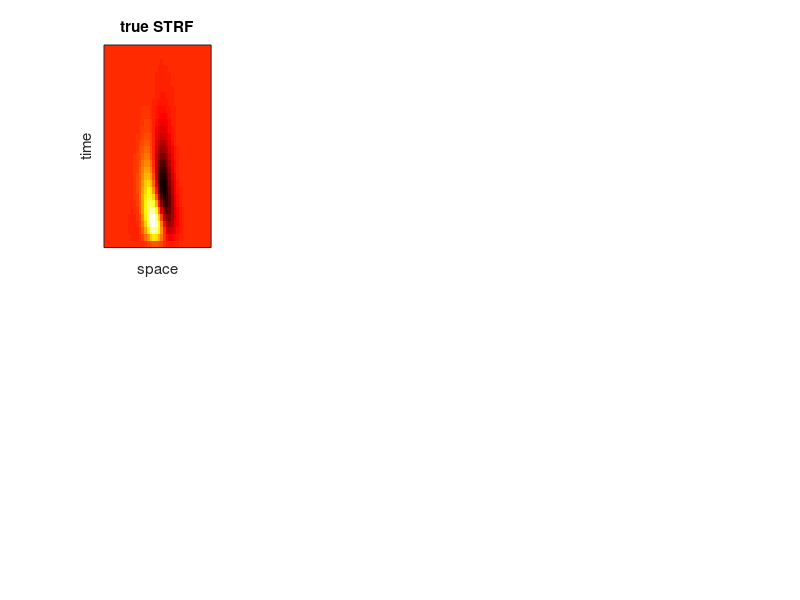

The MATLAB source for this figure: (Note: this script raises an error after producing the figure.)
%% script for running rank 2 simulated example

%% generate example filters

%%%%%%% set filter sizes, bin width, etc. %%%%%%%%%%%%%%%%%%%%

dtStim = 1/60;  % Bin size for stimulus. 
dtSp = 1/60;  % Bin size for simulating model & computing likelihood (must evenly divide dtStim);

tmax = 30*dtSp; % maximum extent in time
nkt = tmax(1)/dtStim; % number of spatial elements
nkx = 40;  % number of spatial elements

tt = -tmax(1):dtSp:-dtSp;

%%%%%%%%% make temporal filter %%%%%%%%%%%%%%%%%%%%
 
% Temporal filter 1
kt1 = gampdf(-tt,4,.025)'; kt1 = kt1/norm(kt1); % 1st temporal filter
kt2 = gampdf(-tt,6,.03)'; kt2 = -kt2./norm(kt2); % 2nd temporal filter

kt1 = kt1./norm(kt1);
kt2 = kt2./norm(kt2);

kt = [kt1 kt2]; % concatenate RF into matrix

% set offset
dc = 0; 

% concatenate RF into matrix
kt = [kt1 kt2];

%%%%%%%%% make spatial filter %%%%%%%%%%%%%%%%%%%%

xx = linspace(-2,2,nkx)';
% Gabor RFs
kx1 = cos(2*pi*xx/2 + pi/5).*exp(-1/(2*0.35^2)*xx.^2);
kx2 = sin(2*pi*xx/2 + pi/5).*exp(-1/(2*0.35^2)*xx.^2);
kx1 = kx1./norm(kx1);
kx2 = kx2./norm(kx2);
% concatenate
kx = [kx1 kx2];

% plot rank-2 STRF example
k = kt*kx';

% orthogonalise filters
[uu,ss,vv] = svd(k);
ktOrth = uu(:,1:2)*sqrt(ss(1:2,1:2));
kxOrth = vv(:,1:2)*sqrt(ss(1:2,1:2));
%%
clims = [min((k(:))) max(abs(k(:)))];
figure;
subplot(2,4,1);imagesc(k,clims);colormap(hot);title('true STRF');
xlabel('space');ylabel('time'); set(gca, 'XTick', [],'YTick', []);
%% generate data
N = 5000; % sample size
signse = 1; % noise stdev 
Sigma = toeplitz(exp(-(0:nkx-1)/(nkx/6))); % correlated (AR1) stim covariance

mu = zeros(nkx,1); % stimulus mean
Stim = mvnrnd(mu,Sigma,N); % generate white noise stimulus
filterResp = sameconv(Stim,k) + dc;
Y = (filterResp) + signse*randn(N,1);
%% compute STA
rnk = 2; % rank 2
kSTA = simpleRevcorr(Stim,Y,nkt);
kSTA = kSTA./norm(kSTA); % normalize
[uu,ss,vv] = svd(kSTA);
ktEstOrthSTA = uu(:,1:rnk)*sqrt(ss(1:rnk,1:rnk));
kxEstOrthSTA = vv(:,1:rnk)*sqrt(ss(1:rnk,1:rnk));
subplot(2,4,2);imagesc(kSTA,clims);colormap(hot);title('STA');
set(gca, 'XTick', [],'YTick', []);

%% compute MAP estimates
optsMAP.stimcov = 'full';
optsMAP.maxiter = 100;
optsMAP.verbose = 1;
sigSq0 = 1;
%% run Ridge Regression
rho0 = 1;
priorTime = 'Ridge';
priorSpace = 'Ridge';
mRR = initialise_simpleEvienceOpt(Stim,Y,nkt,nkx,priorTime,priorSpace,rho0,[],[],sigSq0,optsMAP);
mRR = simpleEvidenceOpt(mRR);
kRR = reshape(mRR.kMAP,nkt,nkx);
subplot(2,4,3);imagesc(kRR,clims);title('RR');set(gca, 'XTick', [],'YTick', []);

%% run ASD in space, ASD in time
rho0 = 1;
hprs0Space = 1; 
hprs0Time = 1;
priorTime = 'ASD';
priorSpace = 'ASD';
mASD = initialise_simpleEvienceOpt(Stim,Y,nkt,nkx,priorTime,priorSpace,rho0,hprs0Time,hprs0Space,sigSq0,optsMAP);
mASD = simpleEvidenceOpt(mASD);
kASD = reshape(mASD.kMAP,nkt,nkx);
subplot(2,4,4);imagesc(kASD,clims);title('AS-SD');set(gca, 'XTick', [],'YTick', []);

%% run ALD in space, ALD in time
rho0 = 1;
hprs0Space = [1;20;1;0]; 
hprs0Time = [1;25;1;0];
priorTime = 'ALD';
priorSpace = 'ALD';
mALD = initialise_simpleEvienceOpt(Stim,Y,nkt,nkx,priorTime,priorSpace,rho0,hprs0Time,hprs0Space,sigSq0,optsMAP);
mALD = simpleEvidenceOpt(mALD);
kALD = reshape(mALD.kMAP,nkt,nkx);
subplot(2,4,6);imagesc(kALD,clims);title('AL-LD');set(gca, 'XTick', [],'YTick', []);
%% run ALD in space, ASD in time
rho0 = 1;
hprs0Space = [1;20;1;0]; 
hprs0Time = 1;
priorTime = 'ASD';
priorSpace = 'ALD';
mASALD = initialise_simpleEvienceOpt(Stim,Y,nkt,nkx,priorTime,priorSpace,rho0,hprs0Time,hprs0Space,sigSq0,optsMAP);
mASALD = simpleEvidenceOpt(mASALD);
kASALD = reshape(mASALD.kMAP,nkt,nkx);
subplot(2,4,7);imagesc(kASALD,clims);title('AS-ALD');set(gca, 'XTick', [],'YTick', []);
%% run ALD in space, TRD in time 
rho0 = 1;
hprs0Space = [1;20;1;0]; 
hprs0Time = [1;1];
priorTime = 'TRD';
priorSpace = 'ALD';
mTRALD = initialise_simpleEvienceOpt(Stim,Y,nkt,nkx,priorTime,priorSpace,rho0,hprs0Time,hprs0Space,sigSq0,optsMAP);
mTRALD = simpleEvidenceOpt(mTRALD);
kTRALD = reshape(mTRALD.kMAP,nkt,nkx);
subplot(2,4,8);imagesc(kTRALD,clims);title('TR-ALD');set(gca, 'XTick', [],'YTick', []);

